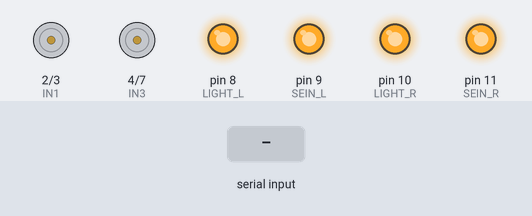
Recording of a sketch running on a simulated Arduino Uno, built with avr-gcc and run on an emulated ATmega328P. On the bench: motor-driver pin pairs drawn as motors (green arrow = first pin HIGH = forward, orange = second pin HIGH = backward, longer = more drive, scaled by the enable pin), output pins drawn as LEDs (lit = HIGH). Dashed ring = blinking. The test bench sets the inputs (shaded band).

Above: at 1.2 s.
1.3 s: "police\n" received over Serial
At 1.67 s:
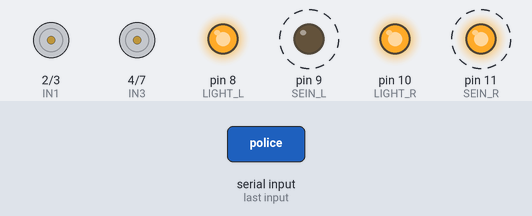
4.3 s: "up,\n" received over Serial
7.3 s: "down,\n" received over Serial
10.3 s: "left,\n" received over Serial
13.3 s: "right,\n" received over Serial
16.3 s: "light\n" received over Serial
At 16.48 s:
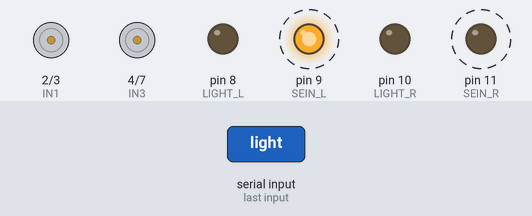
Timing chart, 0 to 20.3 s (numbered marks = the images above; inputs shaded):
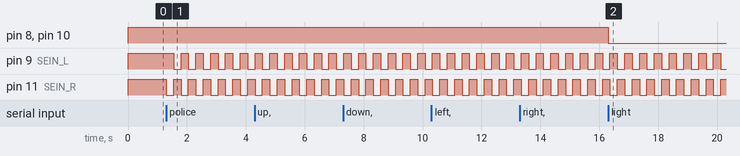

The sketch:

car_respon.ino
```cpp
#include <Arduino.h>

const int IN1 = 2, IN2 = 3, IN3 = 4, IN4 = 7;
const int ENA = 6, ENB = 5;
const int LIGHT_L = 8, LIGHT_R = 10, SEIN_L = 9, SEIN_R = 11;

void setup() {
  Serial.begin(115200);  // Increased baud rate
  pinMode(IN1, OUTPUT); pinMode(IN2, OUTPUT); pinMode(IN3, OUTPUT); pinMode(IN4, OUTPUT);
  pinMode(ENA, OUTPUT); pinMode(ENB, OUTPUT);
  pinMode(LIGHT_L, OUTPUT); pinMode(LIGHT_R, OUTPUT); pinMode(SEIN_L, OUTPUT); pinMode(SEIN_R, OUTPUT);
  digitalWrite(LIGHT_L, HIGH);
  digitalWrite(LIGHT_R, HIGH);
  digitalWrite(SEIN_L, HIGH);
  digitalWrite(SEIN_R, HIGH);
}

void loop() {
  static unsigned long lastBlinkTime = 0;
  static bool blinkState = false;
  static bool policeMode = false;

  if (Serial.available()) {
    String command = Serial.readStringUntil('\n');

    if (command.startsWith("up,")) {
      int speed = command.substring(3).toInt();
      moveMotors(speed, speed, HIGH, LOW, HIGH, LOW);
    } else if (command.startsWith("down,")) {
      int speed = command.substring(5).toInt();
      moveMotors(speed, speed, LOW, HIGH, LOW, HIGH);
    } else if (command.startsWith("left,")) {
      int speed = command.substring(5).toInt();
      moveMotors(speed, speed, HIGH, LOW, LOW, HIGH);
    } else if (command.startsWith("right,")) {
      int speed = command.substring(6).toInt();
      moveMotors(speed, speed, LOW, HIGH, HIGH, LOW);
    } else if (command == "stop") {
      moveMotors(0, 0, LOW, LOW, LOW, LOW);
    } else if (command == "light") {
      digitalWrite(LIGHT_L, !digitalRead(LIGHT_L));
      digitalWrite(LIGHT_R, !digitalRead(LIGHT_R));
    } else if (command == "police") {
      policeMode = !policeMode;
    }
  }

  // Handle police lights
  if (policeMode && millis() - lastBlinkTime > 250) {
    lastBlinkTime = millis();
    blinkState = !blinkState;
    digitalWrite(SEIN_L, blinkState);
    digitalWrite(SEIN_R, !blinkState);
  } else if (!policeMode) {
    digitalWrite(SEIN_L, HIGH);
    digitalWrite(SEIN_R, HIGH);
  }
}

void moveMotors(int speedA, int speedB, int in1State, int in2State, int in3State, int in4State) {
  analogWrite(ENA, speedA);
  analogWrite(ENB, speedB);
  digitalWrite(IN1, in1State);
  digitalWrite(IN2, in2State);
  digitalWrite(IN3, in3State);
  digitalWrite(IN4, in4State);
}
```

Measured:
- after the input at 1.3 s, pin 9 (SEIN_L): alternates HIGH for 0.25 s and LOW for 0.25 s, starting after 0.25 s; pin 11 (SEIN_R): alternates HIGH for 0.25 s and LOW for 0.25 s, starting at once
- after the input at 16.3 s, pin 8 (LIGHT_L), pin 10 (LIGHT_R): HIGH → LOW at once
